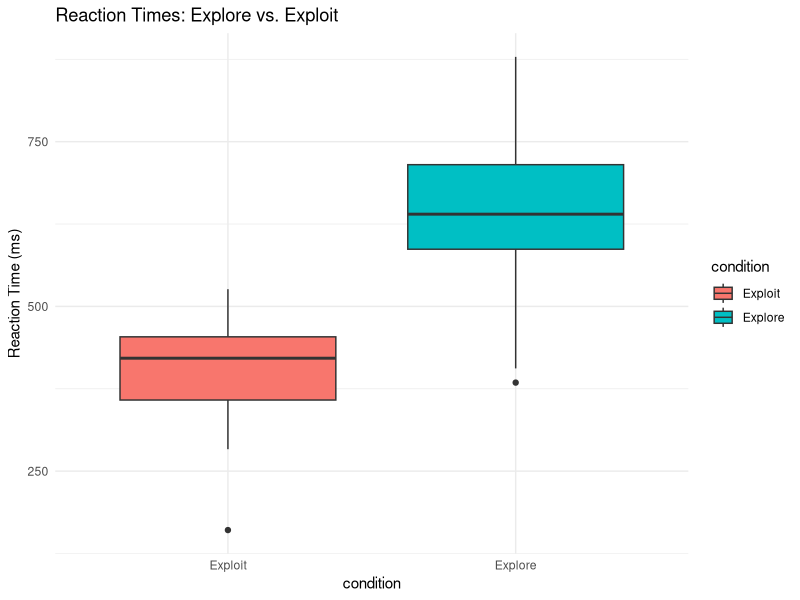

Generate this figure with R:
## ---- chunk 1
# boilerplate knitr step
knitr::opts_chunk$set(echo = TRUE)
# Load tidyverse
library(tidyverse)
## ---- chunk 2
# Simulate some RTs on an explore-exploit task
set.seed(42)
task_data <- tibble(
  trial = 1:100,
  condition = rep(c("Explore", "Exploit"), each = 50),
  rt_ms = c(rnorm(50, mean = 650, sd = 100), rnorm(50, mean = 400, sd = 80))
)

# Look at the first few rows
head(task_data)
## ---- chunk 3
# Plot the results
ggplot(task_data, aes(x = condition, y = rt_ms, fill = condition)) +
  geom_boxplot() +
  theme_minimal() +
  labs(title = "Reaction Times: Explore vs. Exploit", y = "Reaction Time (ms)")
